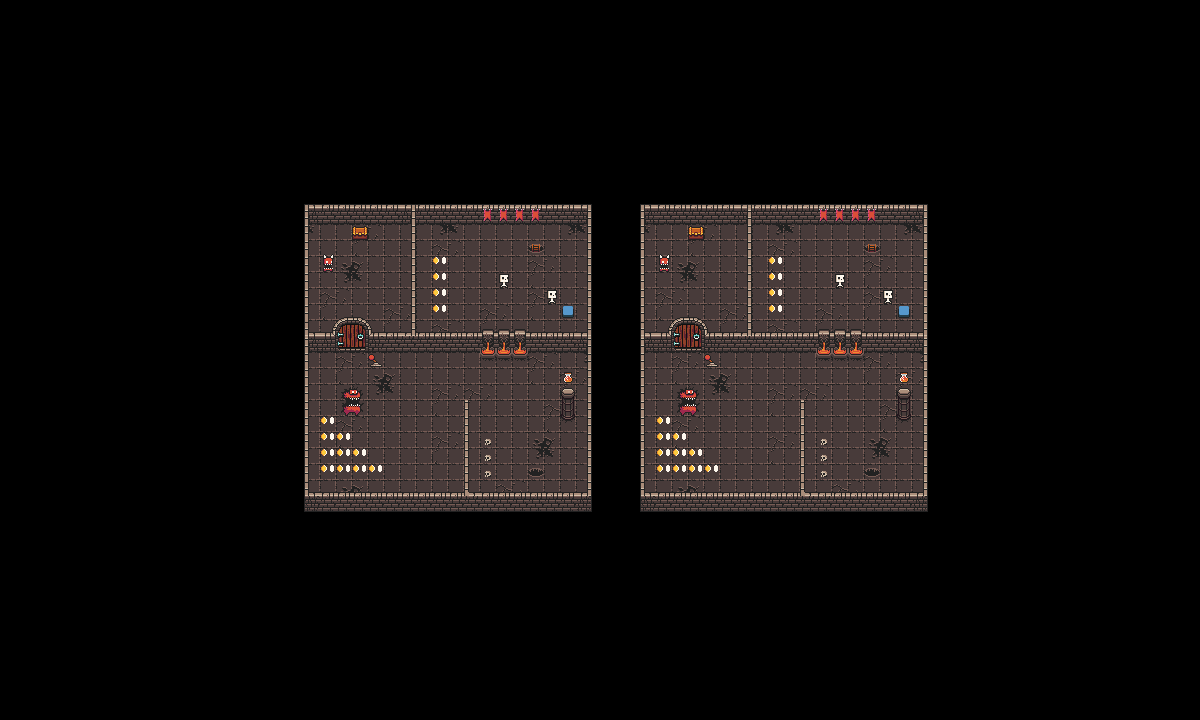

The image is a tile-based game level rendered from a .tmx file. Its description and source (layers, tilesets, objects; grid data summarised) follow:
An orthogonal 75x45 tile map with 16x16 px tiles, 2 tile layers (Floor, Objects).

<map version="1.10" tiledversion="1.10.0" orientation="orthogonal" renderorder="right-down" width="75" height="45" tilewidth="16" tileheight="16" infinite="0" nextlayerid="4" nextobjectid="1">
 <tileset firstgid="1" name="0x72_DungeonTilesetII_v1.4" tilewidth="16" tileheight="16" tilecount="1024" columns="32">
  <image source="../Assets/Dungeon/0x72_DungeonTilesetII_v1.4/0x72_DungeonTilesetII_v1.4.png" trans="000000" width="512" height="512" />
 </tileset>
 <layer id="2" name="Floor" width="75" height="45">
  <data>[3375 cells, 628 non-empty, 8 distinct tile ids]</data>
 </layer>
 <layer id="1" name="Objects" width="75" height="45">
  <data>[3375 cells, 381 non-empty, 47 distinct tile ids]</data>
 </layer>
</map>
